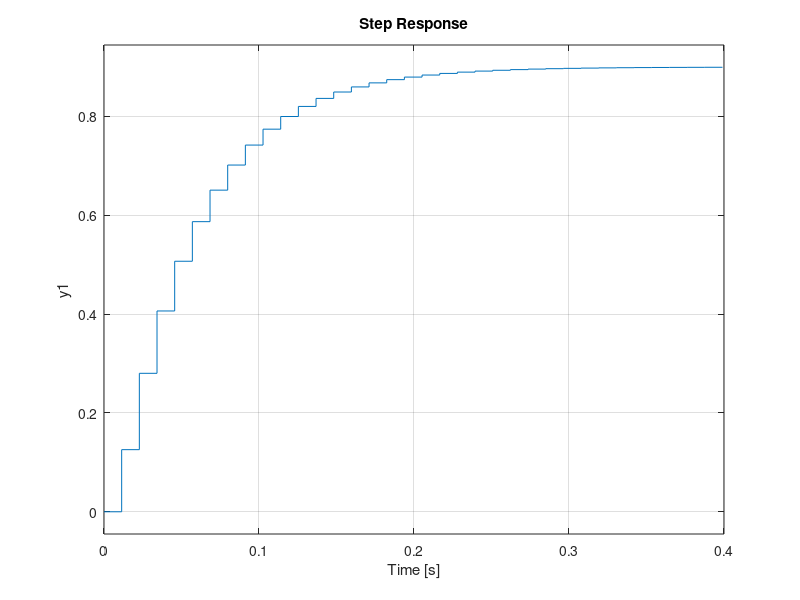

Write MATLAB code to recreate this figure. (Note: this script raises an error after producing the figure.)
clear all
close all

% Para el motor derecho
% G_d(s) = Kd/((tau_d1*s+1)*(tau_d2*s+1))

Kd = 0.9;
tau_d1 = 0.05;
tau_d2 = 0.004;
G_d = tf(Kd,conv([tau_d1  1],[tau_d2  1]))
step(G_d)

% Para el motor izquierdo
% G_i(s) = Ki/((tau_i1*s+1)*(tau_i2*s+1))

Ki = 0.85;
tau_i1 = 0.06;
tau_i2 = 0.006;
G_i = tf(Ki,conv([tau_i1  1],[tau_i2  1]))
hold on,step(G_i)

% Diseno del control para el motor derecho
tsd_d = 0.25; 
Mpd_d = 0.01;  % equivalente 5%
% Mp = exp(-pi*sqrt(1 - zeta^2))*100%
zetad_d = sqrt((log(Mpd_d))^2/(pi^2+(log(Mpd_d))^2))
% ts = 4/(zeta*wn)
wnd_d = 4/(zetad_d*tsd_d)
% Gd_d(s) = wn^2/(s^2 + 2*zeta*wn*s + wn^2)
Gd_d = tf([wnd_d^2],[1  2*zetad_d*wnd_d  wnd_d^2])
step(Gd_d,'--b')
T = 0.114/10;

% 1) Discretizamos la funcion de transferencia
Gdz = c2d(G_d,T)
figure(1),step(Gdz)
% 2) polos deseados en discreto
pdd = -zetad_d*wnd_d + j*wnd_d*sqrt(1-zetad_d^2)
zdd = exp(T*pdd)
% 3) Angulo que debe aportar el controlador 
ang_Gd = 180/pi*angle(evalfr(Gdz,zdd))
ang_Cd = -180 - ang_Gd
% 4) control PI => C(z) = K(z-a)/(z-1)
% ang_C = ang_a - ang(z-1)
ang_a = ang_Cd + 180/pi*angle(zdd-1)
% tan(ang_a) = imag(zdd)/(real(zdd)-a)
a = real(zdd) - imag(zdd)/tand(ang_a)
% 5) calculo de la ganancia
PId = zpk([a],[1],1,T)
K = 1/abs(evalfr(Gdz*PId,zdd))
PId = zpk([a],[1],K,T)

figure(2), rlocus(Gdz*PId), hold on
figure(2), plot(real(zdd),imag(zdd),'xr')
figure(1), step(feedback(PId*Gdz,1),'k')

% Diseno del control para el motor izquierdo
tsd_i = 0.26; 
Mpd_i = 0.007;  % equivalente 5%
% Mp = exp(-pi*sqrt(1 - zeta^2))*100%
zetad_i = sqrt((log(Mpd_i))^2/(pi^2+(log(Mpd_i))^2))
% ts = 4/(zeta*wn)
wnd_i = 4/(zetad_i*tsd_i)
% Gd_d(s) = wn^2/(s^2 + 2*zeta*wn*s + wn^2)
Gd_i = tf([wnd_i^2],[1  2*zetad_i*wnd_i  wnd_i^2])
figure(1),step(Gd_i,'--r')
T = 0.114/10;

% 1) Discretizamos la funcion de transferencia
Giz = c2d(G_i,T)
figure(1),step(Giz,'g')
% 2) polos deseados en discreto
pdi = -zetad_i*wnd_i + j*wnd_i*sqrt(1-zetad_i^2)
zdi = exp(T*pdi)
% 3) Angulo que debe aportar el controlador 
ang_Gi = 180/pi*angle(evalfr(Giz,zdi))
ang_Ci = -180 - ang_Gi
% 4) control PI => C(z) = K(z-a)/(z-1)
% ang_C = ang_a - ang(z-1)
ang_a1 = ang_Ci + 180/pi*angle(zdi-1)
% tan(ang_a) = imag(zdd)/(real(zdd)-a)
a1 = real(zdi) - imag(zdi)/tand(ang_a1)
% 5) calculo de la ganancia
PIi = zpk([a1],[1],1,T)
Kci = 1/abs(evalfr(Giz*PIi,zdi))
PIi = zpk([a1],[1],Kci,T)

figure(2), rlocus(Giz*PIi), hold on
figure(2), plot(real(zdi),imag(zdi),'xg')
figure(1), step(feedback(PIi*Giz,1),'--r')

%% Implementacion del controlador digital

%clear all
edkm1 = 0;
udkm1 = 0;
udkm2 = 0;
wRkm1 = 0;
wRkm2 = 0;
%wRk = 0;

T = 0.114/10;
t = 0:T:30*T;
wRd = ones(1,length(t));
% Para el motor derecho
% Gdz = Omegad(z)/Ud(z) = (0.1257 z + 0.04716)/(z^2 - 0.854 z + 0.04605)
% En potencias negativas de z
% Omegad(z)/Ud(z) = ((0.1257 z + 0.04716)(z^(-2)))/((z^2 - 0.854 z + 0.04605)(z^(-2)))
% Omegad(z)/Ud(z) = (0.1257*z^(-1) + 0.04716*z^(-2))/(1 - 0.854*z^(-1) + 0.04605*z^(-2))
% Eliminando denominadores
% Omegad(z)*(1 - 0.854*z^(-1) + 0.04605*z^(-2)) = Ud(z)*(0.1257*z^(-1) + 0.04716*z^(-2))
% Omegad(z) - 0.854*z^(-1)*Omegad(z) + 0.04605*z^(-2)*Omegad(z) = 0.1257*z^(-1)*Ud(z) + 0.04716*z^(-2)*Ud(z)
% Aplicando transformada z inversa
% wR[k] - 0.854*wR[k-1] + 0.04605*wR[k-2] = 0.1257*ud[k-1] + 0.04716*ud[k-2]
% wR[k] = 0.1257*ud[k-1] + 0.04716*ud[k-2] + 0.854*wR[k-1] - 0.04605*wR[k-2]

% controlador motor derecho
    % C_d(z) = Ud(z)/Ed(z) = (0.76595*z-0.5551)/(z-1)
    % En potencias negativas de z
    % Ud(z)/Ed(z) = ((0.76595*z-0.5551)(z^(-1)))/((z-1)(z^(-1)))
    % Ud(z)/Ed(z) = (0.76595-0.5551*z^(-1))/(1-z^(-1))
    % Eliminando denominadores
    % Ud(z)*(1-z^(-1)) = Ed(z)*(0.76595-0.5551*z^(-1))
    % Ud(z)-z^(-1)Ud(z) = 0.76595*Ed(z)-0.5551*z^(-1)*Ed(z)
    % Aplicando transformada z inversa
    % ud[k] - ud[k-1] = 0.76595*ed[k] - 0.5551*ed[k-1]
    % ud = 0.76595*ed[k] - 0.5551*ed[k-1] + ud[k-1];
    
for i = 1:length(t)
    wRk(i) = 0.1257*udkm1 + 0.04716*udkm2 + 0.854*wRkm1 - 0.04605*wRkm2;
    edk(i) = wRd(i);% lazo abierto
    %edk(i) = wRd(i) - wRk(i); % lazo cerrado
    
    udk(i) = 1;% lazo abierto
    %udk(i) = 0.76595*edk(i) - 0.5551*edkm1 + udkm1; % lazo cerrado
    
    % actualizaciones
    udkm2 = udkm1;
    udkm1 = udk(i);
    wRkm2 = wRkm1;
    wRkm1 = wRk(i);
    edkm1 = edk(i);
end

figure(1),plot(t,wRk,'ob')

% motor izquierdo
eikm1 = 0;
uikm1 = 0;
uikm2 = 0;
wLkm1 = 0;
wLkm2 = 0;

t = 0:T:30*T;
wLd = ones(1,length(t));
% Para el motor derecho
    
for i = 1:length(t)
    wLk(i) = 0.08311*uikm1 + 0.04198*uikm2 + 0.9765*wLkm1 - 0.1237*wLkm2;
    eik(i) = wLd(i);% lazo abierto
    %eik(i) = wLd(i) - wLk(i); % lazo cerrado
    
    uik(i) = 1;% lazo abierto
    %uik(i) = 1.0254*eik(i) - 0.8005*eikm1 + uikm1; % lazo cerrado
    
    % actualizaciones
    uikm2 = uikm1;
    uikm1 = uik(i);
    wLkm2 = wLkm1;
    wLkm1 = wLk(i);
    eikm1 = eik(i);
end

figure(1),plot(t,wLk,'*r')

%%

eikm1 = 0;
uikm1 = 0;
% Para el motor izquierdo
% C_i(z) = Ui(z)/Ei(z) = (1.0254*z-0.8005)/(z-1)
% En potencias negativas
% Ui(z)/Ei(z) = ((1.0254*z-0.8005)(z^(-1)))/((z-1)(z^(-1)))
% Ui(z)/Ei(z) = (1.0254-0.8005*z^(-1))/(1-z^(-1))
% Eliminando denominadores
% Ui(z)*(1-z^(-1)) = (1.0254-0.8005*z^(-1))*Ei(z)
% Ui(z)-z^(-1)*Ui(z) = 1.0254*Ei(z)-0.8005*z^(-1)*Ei(z)
% Aplicando transformada z inversa
% ui[k] - ui[k-1] = 1.0254*ei[k] - 0.8005*ei[k-1]
% ui[k] = 1.0254*ei[k] - 0.8005*ei[k-1] + ui[k-1];
uid = 1.0254*eik - 0.8005*eikm1 + uikm1;